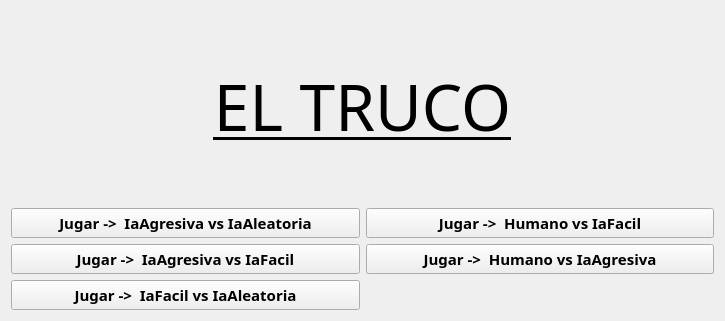
<?xml version="1.0" encoding="UTF-8"?>
<ui version="4.0">
 <class>PlayerSelection</class>
 <widget class="QWidget" name="PlayerSelection">
  <property name="geometry">
   <rect>
    <x>0</x>
    <y>0</y>
    <width>725</width>
    <height>321</height>
   </rect>
  </property>
  <property name="windowTitle">
   <string>Form</string>
  </property>
  <layout class="QGridLayout" name="gridLayout">
   <item row="1" column="0">
    <widget class="QPushButton" name="ButtonIaAgresivavsIaAleatoria">
     <property name="minimumSize">
      <size>
       <width>300</width>
       <height>30</height>
      </size>
     </property>
     <property name="font">
      <font>
       <family>Arial Black</family>
       <pointsize>11</pointsize>
       <bold>true</bold>
      </font>
     </property>
     <property name="text">
      <string>Jugar -&gt;  IaAgresiva vs IaAleatoria</string>
     </property>
    </widget>
   </item>
   <item row="0" column="0" colspan="2">
    <widget class="QLabel" name="Label">
     <property name="font">
      <font>
       <family>Algerian</family>
       <pointsize>48</pointsize>
       <underline>true</underline>
      </font>
     </property>
     <property name="text">
      <string notr="true">EL TRUCO</string>
     </property>
     <property name="textFormat">
      <enum>Qt::RichText</enum>
     </property>
     <property name="alignment">
      <set>Qt::AlignCenter</set>
     </property>
    </widget>
   </item>
   <item row="2" column="1">
    <widget class="QPushButton" name="ButtonHvsIaAgresiva">
     <property name="minimumSize">
      <size>
       <width>300</width>
       <height>30</height>
      </size>
     </property>
     <property name="font">
      <font>
       <family>Arial Black</family>
       <pointsize>11</pointsize>
       <bold>true</bold>
      </font>
     </property>
     <property name="text">
      <string>Jugar -&gt;  Humano vs IaAgresiva</string>
     </property>
    </widget>
   </item>
   <item row="2" column="0">
    <widget class="QPushButton" name="ButtonIaAgresivavsIaAleatoria_2">
     <property name="minimumSize">
      <size>
       <width>300</width>
       <height>30</height>
      </size>
     </property>
     <property name="font">
      <font>
       <family>Arial Black</family>
       <pointsize>11</pointsize>
       <bold>true</bold>
      </font>
     </property>
     <property name="text">
      <string>Jugar -&gt;  IaAgresiva vs IaFacil</string>
     </property>
    </widget>
   </item>
   <item row="3" column="0">
    <widget class="QPushButton" name="ButtonIaFacilvsIaAleatoria">
     <property name="minimumSize">
      <size>
       <width>300</width>
       <height>30</height>
      </size>
     </property>
     <property name="font">
      <font>
       <family>Arial Black</family>
       <pointsize>11</pointsize>
       <bold>true</bold>
      </font>
     </property>
     <property name="text">
      <string>Jugar -&gt;  IaFacil vs IaAleatoria</string>
     </property>
    </widget>
   </item>
   <item row="1" column="1">
    <widget class="QPushButton" name="ButtonHvsIaFacil">
     <property name="minimumSize">
      <size>
       <width>300</width>
       <height>30</height>
      </size>
     </property>
     <property name="font">
      <font>
       <family>Arial Black</family>
       <pointsize>11</pointsize>
       <bold>true</bold>
      </font>
     </property>
     <property name="text">
      <string>Jugar -&gt;  Humano vs IaFacil</string>
     </property>
    </widget>
   </item>
  </layout>
 </widget>
 <resources/>
 <connections>
  <connection>
   <sender>ButtonIaAgresivavsIaAleatoria</sender>
   <signal>clicked()</signal>
   <receiver>PlayerSelection</receiver>
   <slot>SelectGameIaAgresivaVsIaAleatoria()</slot>
   <hints>
    <hint type="sourcelabel">
     <x>338</x>
     <y>229</y>
    </hint>
    <hint type="destinationlabel">
     <x>347</x>
     <y>216</y>
    </hint>
   </hints>
  </connection>
  <connection>
   <sender>ButtonIaAgresivavsIaAleatoria_2</sender>
   <signal>clicked()</signal>
   <receiver>PlayerSelection</receiver>
   <slot>SelectGameIaAgresivaVsIaFacil()</slot>
   <hints>
    <hint type="sourcelabel">
     <x>241</x>
     <y>270</y>
    </hint>
    <hint type="destinationlabel">
     <x>254</x>
     <y>215</y>
    </hint>
   </hints>
  </connection>
  <connection>
   <sender>ButtonHvsIaAgresiva</sender>
   <signal>clicked()</signal>
   <receiver>PlayerSelection</receiver>
   <slot>SelectGameHumanVsIaAgresiva()</slot>
   <hints>
    <hint type="sourcelabel">
     <x>415</x>
     <y>270</y>
    </hint>
    <hint type="destinationlabel">
     <x>416</x>
     <y>289</y>
    </hint>
   </hints>
  </connection>
  <connection>
   <sender>ButtonHvsIaFacil</sender>
   <signal>clicked()</signal>
   <receiver>PlayerSelection</receiver>
   <slot>SelectGameHumanVsIaFacil()</slot>
   <hints>
    <hint type="sourcelabel">
     <x>411</x>
     <y>230</y>
    </hint>
    <hint type="destinationlabel">
     <x>510</x>
     <y>216</y>
    </hint>
   </hints>
  </connection>
  <connection>
   <sender>ButtonIaFacilvsIaAleatoria</sender>
   <signal>clicked()</signal>
   <receiver>PlayerSelection</receiver>
   <slot>SelectGameIaFacilVsIaAleatoria()</slot>
   <hints>
    <hint type="sourcelabel">
     <x>269</x>
     <y>299</y>
    </hint>
    <hint type="destinationlabel">
     <x>380</x>
     <y>300</y>
    </hint>
   </hints>
  </connection>
 </connections>
 <slots>
  <slot>SelectGameIaAgresivaVsIaAleatoria()</slot>
  <slot>SelectGameIaAgresivaVsIaFacil()</slot>
  <slot>SelectGameHumanVsIaAgresiva()</slot>
  <slot>SelectGameHumanVsIaFacil()</slot>
  <slot>SelectGameIaFacilVsIaAleatoria()</slot>
 </slots>
</ui>
